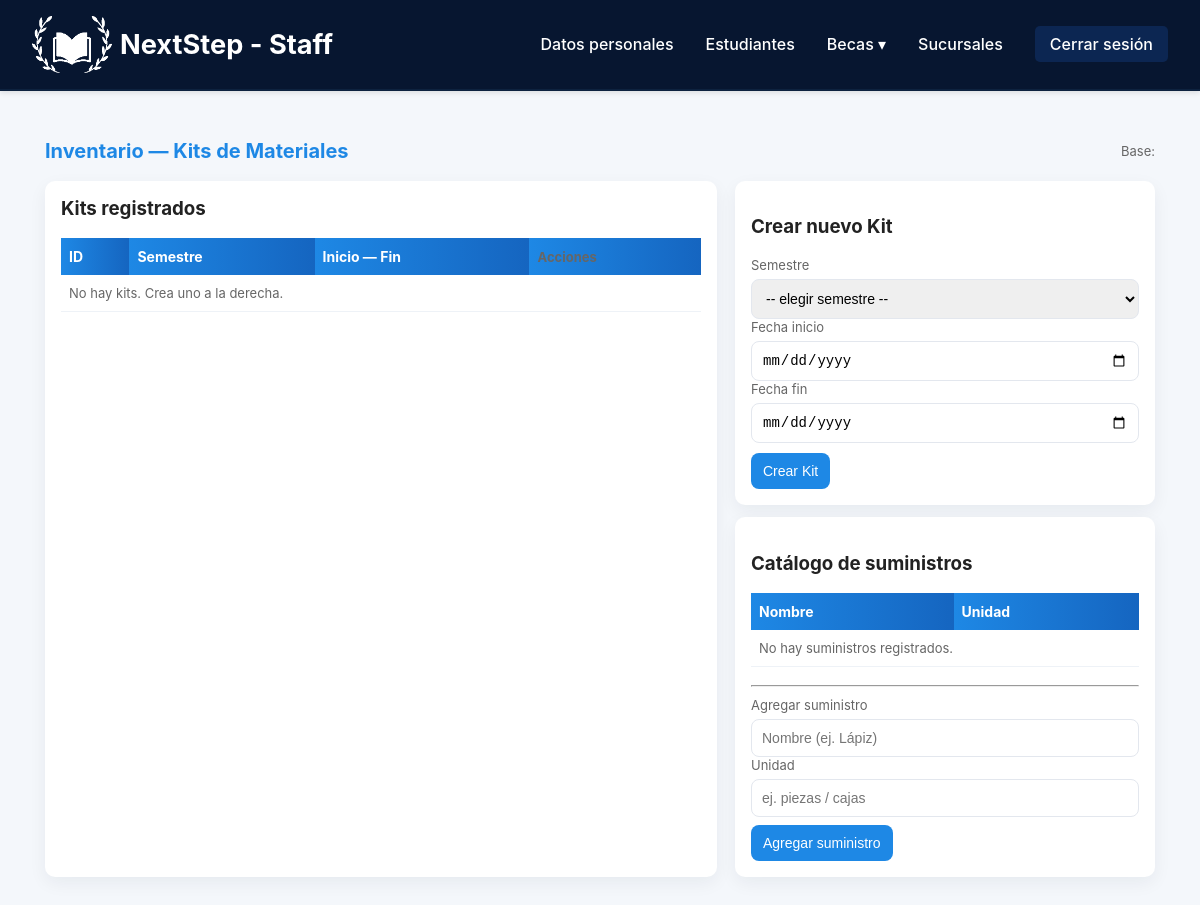
/Staff/Inventario.php, run on an earlier commit of the app's database.
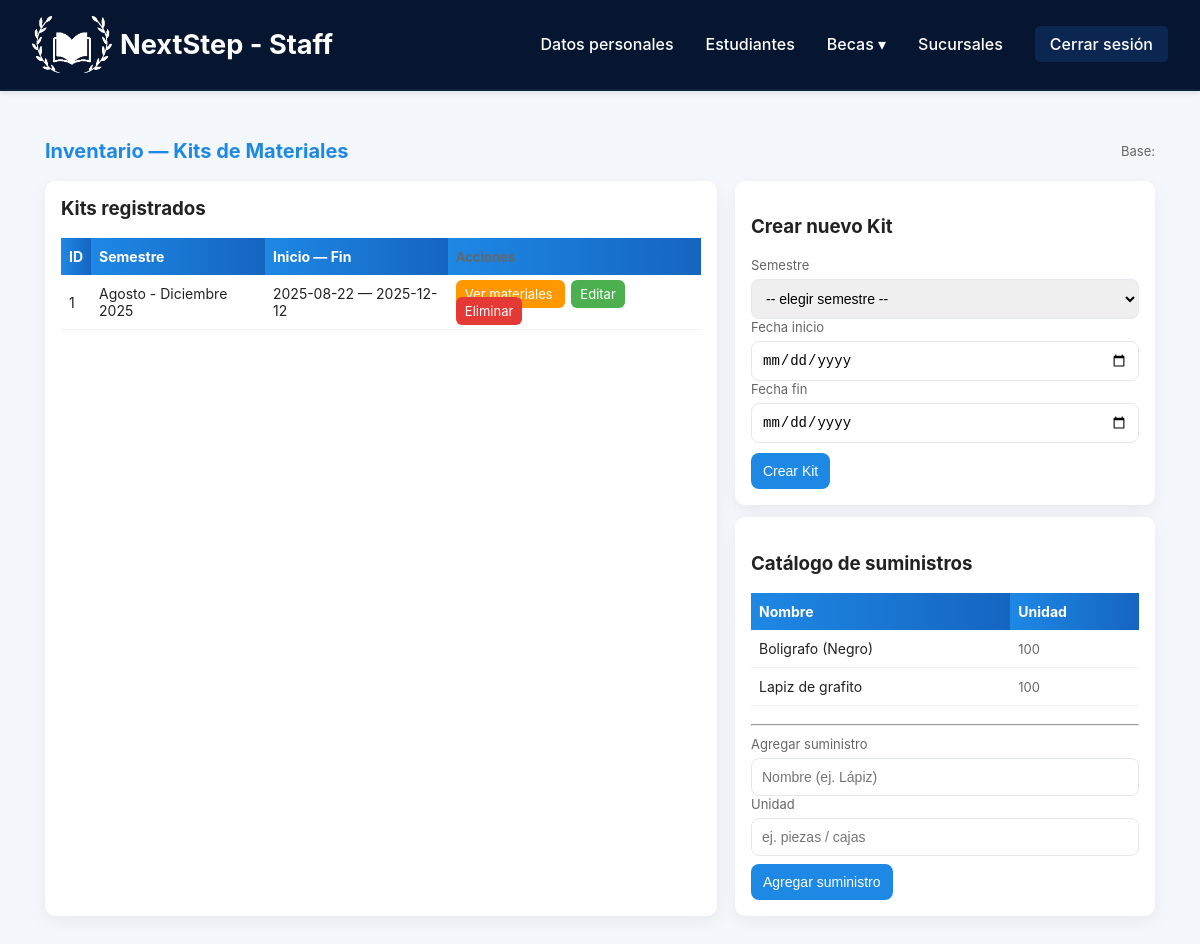
And on a later commit of the database.
### tables this page shows
CREATE TABLE `kit` (
  `ID_Kit` int(11) NOT NULL,
  `FK_ID_Semester` int(11) NOT NULL,
  `Start_date` date NOT NULL,
  `End_date` date NOT NULL
);

CREATE TABLE `semester` (
  `ID_Semester` int(11) NOT NULL,
  `Period` varchar(30) NOT NULL,
  `Year` int(11) NOT NULL
);

CREATE TABLE `supplies` (
  `ID_Supply` int(11) NOT NULL,
  `Name` varchar(30) NOT NULL,
  `Unit` varchar(15) NOT NULL
);

### Staff/Inventario.php (the view, shortened to what this page needs)
<?php
require '../Conexiones/db.php';
function h($s){ return htmlspecialchars($s, ENT_QUOTES | ENT_SUBSTITUTE, 'UTF-8'); }
$getAction = $_GET['action'] ?? '';
$semesters = [];
$res = $conn->query(
    "SELECT ID_Semester, Period, Year
     FROM semester
     ORDER BY Year DESC, Period ASC"
);
while ($r = $res->fetch_assoc()) $semesters[] = $r;
$supplies = [];
$resSup = $conn->query(
    "SELECT ID_Supply, Name, Unit
     FROM supplies
     ORDER BY Name"
);
while ($r = $resSup->fetch_assoc()) $supplies[] = $r;
$kits = [];
$q = "SELECT k.ID_Kit, k.FK_ID_Semester, k.Start_date, k.End_date,
             s.Period, s.Year
      FROM kit k
      LEFT JOIN semester s ON k.FK_ID_Semester = s.ID_Semester
      ORDER BY k.ID_Kit DESC";
$res = $conn->query($q);
while ($r = $res->fetch_assoc()) $kits[] = $r;
?>
<!DOCTYPE html>
<html lang="es">
<head>
    <link rel="stylesheet" href="../assets/staff/inventario.css">
</head>
<body>
<?php include '../Includes/HeaderMenuStaff.php'; ?>
<div class="wrap">
    <header>
        <h1>Inventario — Kits de Materiales</h1>
        <div class="small">
            Base:
        </div>
    </header>
    <div class="grid">
        <div class="card">
            <h3 style="margin-top:0">Kits registrados</h3>
            <table>
                <thead>
                <tr>
                    <th>ID</th>
                    <th>Semestre</th>
                    <th>Inicio — Fin</th>
                    <th class="small">Acciones</th>
                </tr>
                </thead>
                <tbody>
                <?php if (empty($kits)): ?>
                    <tr><td colspan="4" class="small">No hay kits. Crea uno a la derecha.</td></tr>
                <?php else: ?>
                    <?php foreach ($kits as $k): ?>
                        <tr>
                            <td><?php echo h($k['ID_Kit']); ?></td>
                            <td><?php echo h(($k['Period'] ?? '-') . ' ' . ($k['Year'] ?? '')); ?></td>
                            <td><?php echo h($k['Start_date']); ?> — <?php echo h($k['End_date']); ?></td>
                            <td class="actions">
    <a class="view"
       href="<?php echo h($_SERVER['PHP_SELF']); ?>?action=view_materials&id=<?php echo h($k['ID_Kit']); ?>">
       Ver materiales
    </a>
    <a class="edit"
       href="<?php echo h($_SERVER['PHP_SELF']); ?>?action=edit_kit&id=<?php echo h($k['ID_Kit']); ?>">
       Editar
    </a>
    <a class="del"
       href="<?php echo h($_SERVER['PHP_SELF']); ?>?action=delete_kit&id=<?php echo h($k['ID_Kit']); ?>"
       onclick="return confirm('¿Eliminar kit y sus materiales?')">
       Eliminar
    </a>
</td>
                        </tr>
                    <?php endforeach; ?>
                <?php endif; ?>
                </tbody>
            </table>
        </div>
        <aside>
            <div class="card card--with-gap">
                <?php if ($getAction === 'edit_kit' && isset($_GET['id'])): ?>
                    <?php
                    $id = intval($_GET['id']);
                    $stmt = $conn->prepare(
                        "SELECT ID_Kit, FK_ID_Semester, Start_date, End_date
                         FROM kit WHERE ID_Kit = ?"
                    );
                    $stmt->bind_param("i", $id);
                    $stmt->execute();
                    $res      = $stmt->get_result();
                    $kit_edit = $res->fetch_assoc() ?: null;
                    $stmt->close();
                    ?>
                    <h3>Editar Kit #<?php echo h($id); ?></h3>
                    <form method="post">
                        <input type="hidden" name="action" value="update_kit">
                        <input type="hidden" name="id_kit" value="<?php echo h($id); ?>">
                        <label>Semestre</label>
                        <select name="fk_semester" required>
                            <option value="">-- elegir semestre --</option>
                            <?php foreach ($semesters as $s): ?>
                                <option value="<?php echo h($s['ID_Semester']); ?>"
                                    <?php echo ($kit_edit && $kit_edit['FK_ID_Semester']==$s['ID_Semester']) ? 'selected' : ''; ?>>
                                    <?php echo h($s['Period'].' '.$s['Year']); ?>
                                </option>
                            <?php endforeach; ?>
                        </select>
                        <label>Fecha inicio</label>
                        <input type="date" name="start_date"
                               value="<?php echo h($kit_edit['Start_date'] ?? ''); ?>" required>
                        <label>Fecha fin</label>
                        <input type="date" name="end_date"
                               value="<?php echo h($kit_edit['End_date'] ?? ''); ?>" required>
                        <div style="margin-top:10px">
                            <button type="submit">Guardar cambios</button>
                            <a href="inventario_kits.php" class="small link-cancel">Cancelar</a>
                        </div>
                    </form>
                <?php else: ?>
                    <h3>Crear nuevo Kit</h3>
                    <form method="post">
                        <label>Semestre</label>
                        <select name="fk_semester" required>
                            <option value="">-- elegir semestre --</option>
                        </select>
                        <label>Fecha inicio</label>
                        <input type="date" name="start_date" required>
                        <label>Fecha fin</label>
                        <input type="date" name="end_date" required>
                        <div style="margin-top:10px">
                            <button type="submit">Crear Kit</button>
                        </div>
                    </form>
                <?php endif; ?>
            </div>
            <div class="card">
                <h3>Catálogo de suministros</h3>
                <table id="supplies-table" style="margin-bottom:8px">
                    <thead>
                        <tr><th>Nombre</th><th>Unidad</th></tr>
                    </thead>
                    <tbody>
                        <?php if (empty($supplies)): ?>
                            <tr><td colspan="2" class="small">No hay suministros registrados.</td></tr>
                        <?php else: ?>
                            <?php foreach ($supplies as $sp): ?>
                                <tr>
                                    <td><?php echo h($sp['Name']); ?></td>
                                    <td class="small"><?php echo h($sp['Unit']); ?></td>
                                </tr>
                            <?php endforeach; ?>
                        <?php endif; ?>
                    </tbody>
                </table>
                <hr class="divider">
                <form method="post">
                    <label>Agregar suministro</label>
                    <input type="text" name="s_name" placeholder="Nombre (ej. Lápiz)" required>
                    <label>Unidad</label>
                    <input type="text" name="s_unit" placeholder="ej. piezas / cajas" required>
                    <div class="form-actions">
                        <button type="submit">Agregar suministro</button>
                    </div>
                </form>
            </div>
        </aside>
    </div>
</div>
</body>
</html>

### Includes/HeaderMenuStaff.php (shortened to what this page needs)
<header class="header">
    <div class="container-header">
        <a href="../Staff/index.php" class="logo">
            <div class="logo-box">
                <img src="../assets/Imagenes/Logo3.png" alt="Logo NextStep" class="logo-img">
            </div>
            <span>NextStep - Staff</span>
        </a>
    </div>
    <ul class="menu">
        <li><a href="../Staff/Perfil.php" class="pagina">Datos personales</a></li>
        <li><a href="../Staff/listStudents.php" class="pagina">Estudiantes</a></li>
        <li class="dropdown">
            <a href="#" class="pagina">Becas ▾</a>
        </li>
        <li><a href="../Staff/Branches.php" class="pagina">Sucursales</a></li>
        <li><a href="../Staff/logout.php" class="pagina logout">Cerrar sesión</a></li>
    </ul>
</header>

### assets/Staff/inventario.css (style rules this page uses)
:root { --primary:#1e88e5; --accent:#ffb300; --danger:#e53935; --muted:#666; --card:#fff; }
* { box-sizing:border-box; }
body { font-family:Inter,Segoe UI,Arial,sans-serif; margin:0; background:#f4f7fb; color:#222; }
.wrap { max-width:1150px; margin:28px auto; padding:20px; }
header { display:flex; align-items:center; justify-content:space-between; margin-bottom:18px; }
header h1 { margin:0; font-size:20px; color:var(--primary); }
.grid { display:grid; grid-template-columns: 1fr 420px; gap:18px; }
.card { background:var(--card); padding:16px; border-radius:10px; box-shadow:0 6px 18px rgba(20,30,50,0.06); }
.card--with-gap { margin-bottom:12px; }
label { display:block; font-size:13px; color:var(--muted); margin-bottom:6px; }
input[type="text"], input[type="date"], input[type="number"], select, textarea { width:100%; padding:10px; border:1px solid #e3e7ee; border-radius:8px; font-size:14px; }
button { background:var(--primary); color:white; padding:10px 12px; border:none; border-radius:8px; cursor:pointer; font-size:14px; }
table { width:100%; border-collapse:collapse; margin-top:12px; }
th, td { padding:10px 8px; text-align:left; border-bottom:1px solid #eef2f7; font-size:14px; }
th { background:linear-gradient(90deg,var(--primary),#1565c0); color:white; border-bottom:none; }
.small { font-size:13px; color:var(--muted); }
.actions a { margin-right:6px; text-decoration:none; padding:6px 9px; border-radius:6px; color:white; font-size:13px; }
.edit { background:#4caf50; }
.del { background:var(--danger); }
.view { background:#ff9800; }
.divider { margin:10px 0; }
.form-actions { margin-top:8px; }

### Includes/HeaderMenuStaff.php (style rules this page uses)
.header { width: 100%; background-color: #071630; border-bottom: 2px solid #0d223f; padding: 1rem 2rem; position: sticky; top: 0; z-index: 1000; display: flex; justify-content: space-between; align-items: center; box-shadow: 0 2px 5px rgba(0,0,0,0.1); }
.header .logo { color: #fff; font-weight: bold; font-size: 1.7rem; text-decoration: none; cursor: pointer; transition: color 0.3s; display: flex; align-items: center; gap: 0.5rem; }
.logo-img { height: auto; width: 80px; display: block; }
.menu { display: flex; list-style: none; gap: 2rem; margin: 0; padding: 0; }
.menu li { position: relative; }
.menu .pagina { color: #fff; text-decoration: none; font-size: 1rem; font-weight: 500; transition: color 0.3s, border-bottom 0.3s; padding-bottom: 4px; }
.menu .logout { background-color: #0c2652ff; padding: 8px 15px; border-radius: 5px; transition: background-color 0.3s; }

What changed in the data, as far as the page shows it:
added kit: ID_Kit "1", FK_ID_Semester.Year "Agosto - Diciembre 2025", Start_date "2025-08-22", End_date "2025-12-12"
added supplies: Name "Boligrafo (Negro)", Unit "100"
added supplies: Name "Lapiz de grafito", Unit "100"
Also different on the page:
text no longer shown: "No hay kits. Crea uno a la derecha. No hay suministros registrados."
